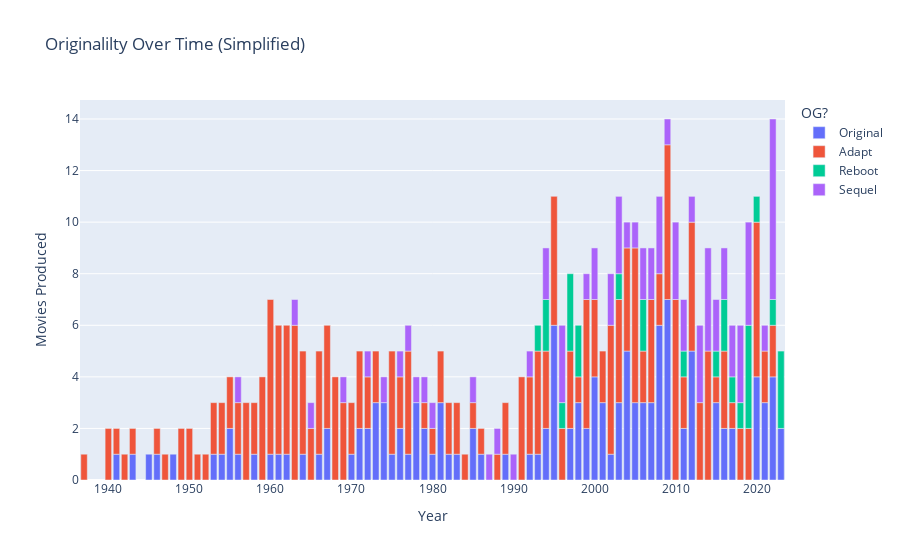

Source (notebook cell):
### Code cell
fig_simp_originality_by_year = px.bar(px_st_simplified_by_year, title = "Originalilty Over Time (Simplified)", labels={'value':"Movies Produced"})
fig_simp_originality_by_year.show()

### Figure 1 — Plotly figure (JSON) as saved in the notebook; plotly's stock layout.template omitted (floating-point values rounded to 4 significant figures)
{"data": [{"alignmentgroup": "True", "hovertemplate": "OG?=Original<br>Year=%{x}<br>Movies Produced=%{y}<extra></extra>", "legendgroup": "Original", "marker": {"color": "#636efa", "pattern": {"shape": ""}}, "name": "Original", "offsetgroup": "Original", "orientation": "v", "showlegend": true, "textposition": "auto", "type": "bar", "x": [1937, 1940, 1941, 1942, 1943, 1945, 1946, 1947, 1948, 1949, 1950, 1951, 1952, 1953, 1954, 1955, 1956, 1957, 1958, 1959, 1960, 1961, 1962, 1963, 1964, 1965, 1966, 1967, 1968, 1969, 1970, 1971, 1972, 1973, 1974, 1975, 1976, 1977, 1978, 1979, 1980, 1981, 1982, 1983, 1984, 1985, 1986, 1987, 1988, 1989, 1990, 1991, 1992, 1993, 1994, 1995, 1996, 1997, 1998, 1999, 2000, 2001, 2002, 2003, 2004, 2005, 2006, 2007, 2008, 2009, 2010, 2011, 2012, 2013, 2014, 2015, 2016, 2017, 2018, 2019, 2020, 2021, 2022, 2023], "xaxis": "x", "y": [null, null, 1, null, 1, 1, 1, null, 1, null, null, null, null, 1, 1, 2, 1, null, 1, null, 1, 1, 1, null, 1, null, 1, 2, null, null, 1, 2, 2, 3, 3, 1, 2, 1, 3, 2, 1, 3, 1, 1, null, 2, 1, null, null, 1, null, null, 1, 1, 2, 6, null, 2, 3, 2, 4, 3, 1, 3, 5, 3, 3, 3, 6, 7, null, 2, 5, null, null, 3, 2, 2, null, null, 4, 3, 4, 2], "yaxis": "y"}, {"alignmentgroup": "True", "hovertemplate": "OG?=Adapt<br>Year=%{x}<br>Movies Produced=%{y}<extra></extra>", "legendgroup": "Adapt", "marker": {"color": "#EF553B", "pattern": {"shape": ""}}, "name": "Adapt", "offsetgroup": "Adapt", "orientation": "v", "showlegend": true, "textposition": "auto", "type": "bar", "x": [1937, 1940, 1941, 1942, 1943, 1945, 1946, 1947, 1948, 1949, 1950, 1951, 1952, 1953, 1954, 1955, 1956, 1957, 1958, 1959, 1960, 1961, 1962, 1963, 1964, 1965, 1966, 1967, 1968, 1969, 1970, 1971, 1972, 1973, 1974, 1975, 1976, 1977, 1978, 1979, 1980, 1981, 1982, 1983, 1984, 1985, 1986, 1987, 1988, 1989, 1990, 1991, 1992, 1993, 1994, 1995, 1996, 1997, 1998, 1999, 2000, 2001, 2002, 2003, 2004, 2005, 2006, 2007, 2008, 2009, 2010, 2011, 2012, 2013, 2014, 2015, 2016, 2017, 2018, 2019, 2020, 2021, 2022, 2023], "xaxis": "x", "y": [1, 2, 1, 1, 1, null, 1, 1, null, 2, 2, 1, 1, 2, 2, 2, 2, 3, 2, 4, 6, 5, 5, 6, 4, 2, 4, 4, 4, 3, 2, 3, 2, 2, null, 4, 2, 4, null, 1, 1, 2, 2, 2, 1, 1, 1, null, 1, 2, null, 4, 3, 4, 3, 5, 2, 3, 1, 5, 3, 2, 5, 4, 4, 6, 2, 4, 2, 6, 7, 2, 5, 3, 5, 1, 3, 1, 2, 2, 6, 2, 2, null], "yaxis": "y"}, {"alignmentgroup": "True", "hovertemplate": "OG?=Reboot<br>Year=%{x}<br>Movies Produced=%{y}<extra></extra>", "legendgroup": "Reboot", "marker": {"color": "#00cc96", "pattern": {"shape": ""}}, "name": "Reboot", "offsetgroup": "Reboot", "orientation": "v", "showlegend": true, "textposition": "auto", "type": "bar", "x": [1937, 1940, 1941, 1942, 1943, 1945, 1946, 1947, 1948, 1949, 1950, 1951, 1952, 1953, 1954, 1955, 1956, 1957, 1958, 1959, 1960, 1961, 1962, 1963, 1964, 1965, 1966, 1967, 1968, 1969, 1970, 1971, 1972, 1973, 1974, 1975, 1976, 1977, 1978, 1979, 1980, 1981, 1982, 1983, 1984, 1985, 1986, 1987, 1988, 1989, 1990, 1991, 1992, 1993, 1994, 1995, 1996, 1997, 1998, 1999, 2000, 2001, 2002, 2003, 2004, 2005, 2006, 2007, 2008, 2009, 2010, 2011, 2012, 2013, 2014, 2015, 2016, 2017, 2018, 2019, 2020, 2021, 2022, 2023], "xaxis": "x", "y": [null, null, null, null, null, null, null, null, null, null, null, null, null, null, null, null, null, null, null, null, null, null, null, null, null, null, null, null, null, null, null, null, null, null, null, null, null, null, null, null, null, null, null, null, null, null, null, null, null, null, null, null, null, 1, 2, null, 1, 3, 2, null, null, null, null, 1, null, null, 2, null, null, null, null, 1, null, null, null, 1, 2, 1, 1, 4, 1, null, 1, 3], "yaxis": "y"}, {"alignmentgroup": "True", "hovertemplate": "OG?=Sequel<br>Year=%{x}<br>Movies Produced=%{y}<extra></extra>", "legendgroup": "Sequel", "marker": {"color": "#ab63fa", "pattern": {"shape": ""}}, "name": "Sequel", "offsetgroup": "Sequel", "orientation": "v", "showlegend": true, "textposition": "auto", "type": "bar", "x": [1937, 1940, 1941, 1942, 1943, 1945, 1946, 1947, 1948, 1949, 1950, 1951, 1952, 1953, 1954, 1955, 1956, 1957, 1958, 1959, 1960, 1961, 1962, 1963, 1964, 1965, 1966, 1967, 1968, 1969, 1970, 1971, 1972, 1973, 1974, 1975, 1976, 1977, 1978, 1979, 1980, 1981, 1982, 1983, 1984, 1985, 1986, 1987, 1988, 1989, 1990, 1991, 1992, 1993, 1994, 1995, 1996, 1997, 1998, 1999, 2000, 2001, 2002, 2003, 2004, 2005, 2006, 2007, 2008, 2009, 2010, 2011, 2012, 2013, 2014, 2015, 2016, 2017, 2018, 2019, 2020, 2021, 2022, 2023], "xaxis": "x", "y": [null, null, null, null, null, null, null, null, null, null, null, null, null, null, null, null, 1, null, null, null, null, null, null, 1, null, 1, null, null, null, 1, null, null, 1, null, 1, null, 1, 1, 1, 1, 1, null, null, null, null, 1, null, 1, 1, null, 1, null, 1, null, 2, null, 3, null, null, 1, 2, null, 2, 3, 1, 1, 2, 2, 3, 1, 3, 2, 1, 3, 4, 2, 2, 2, 3, 4, null, 1, 7, null], "yaxis": "y"}], "layout": {"barmode": "relative", "legend": {"title": {"text": "OG?"}, "tracegroupgap": 0}, "title": {"text": "Originalilty Over Time (Simplified)"}, "xaxis": {"anchor": "y", "domain": [0, 1], "title": {"text": "Year"}}, "yaxis": {"anchor": "x", "domain": [0, 1], "title": {"text": "Movies Produced"}}}}
